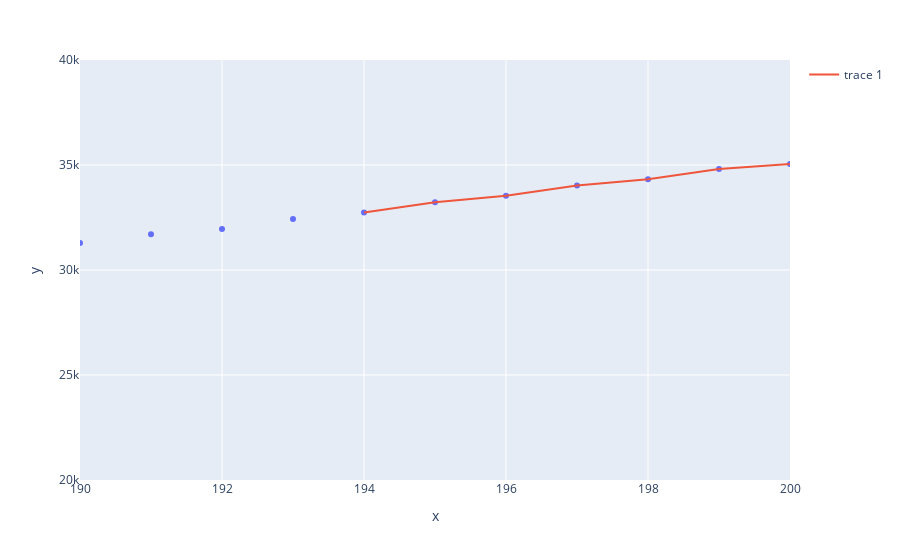

The code cell stored with this chart in its notebook:
### Code cell
fig = px.scatter(x=data.keys(), y=data.values())
fig.add_scatter(x=list(calculated.keys()), y=list(calculated.values()))
fig.update_layout(xaxis=dict(range=[190, 200]), yaxis=dict(range=[20000, 40000]))

### Figure 1 — Plotly figure (JSON) as saved in the notebook; plotly's stock layout.template omitted (floating-point values rounded to 4 significant figures; data arrays with more than 128 entries replaced by an {"elided": "..."} marker saying what was removed)
{"data": [{"hovertemplate": "x=%{x}<br>y=%{y}<extra></extra>", "legendgroup": "", "marker": {"color": "#636efa", "symbol": "circle"}, "mode": "markers", "name": "", "orientation": "v", "showlegend": false, "type": "scatter", "x": {"elided": "1000 int values"}, "xaxis": "x", "y": {"elided": "1000 int values"}, "yaxis": "y"}, {"type": "scatter", "x": {"elided": "757 int values"}, "y": {"elided": "757 int values"}}], "layout": {"legend": {"tracegroupgap": 0}, "margin": {"t": 60}, "xaxis": {"anchor": "y", "domain": [0, 1], "range": [190, 200], "title": {"text": "x"}}, "yaxis": {"anchor": "x", "domain": [0, 1], "range": [20000, 40000], "title": {"text": "y"}}}}
